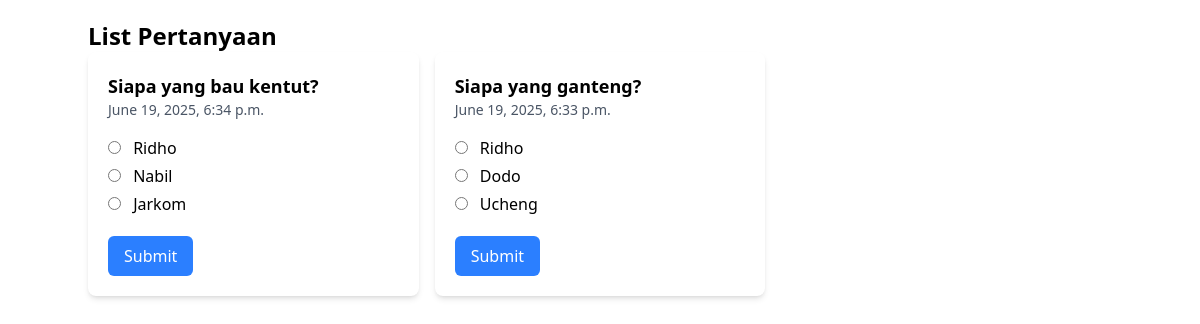
The page / on the database its author committed.
### siteapp/polls/models.py (models this page shows, shortened)
class Question(models.Model):
    question_text = models.CharField(max_length=200)
    pub_date = models.DateTimeField("date published")

class Choice(models.Model):
    question = models.ForeignKey(Question, on_delete=models.CASCADE)
    choice_text = models.CharField(max_length=200)
    votes = models.IntegerField(default=0)

### siteapp/polls/views.py (the view)
# urls.py: path("", views.html_index, name="index"),
def html_index(request):
    latest_question_list = Question.objects.order_by('-pub_date').prefetch_related('choice_set')[:5]
    context = { "latest_question_list": latest_question_list }
    return render(request, "polls/index.html", context)

### siteapp/polls/context_processors.py (called while the page is built)
def project_settings(request):
    all_settings = Settings.objects.all()
    settings_dict = {setting.nama: setting.nilai for setting in all_settings}
    return settings_dict

### siteapp/polls/templates/polls/index.html (shortened to what this page needs)
<!DOCTYPE html>
<html lang="en">
  <head>
    <script src="https://cdn.jsdelivr.net/npm/@tailwindcss/browser@4"></script>
  </head>
  <body>
    <div class="container mx-auto py-5">
      <h1 class="text-2xl font-bold">List Pertanyaan</h1>
      <div class="grid grid-cols-1 md:grid-cols-2 lg:grid-cols-3 gap-4">
        {% for question in latest_question_list %}
        <div class="bg-white rounded-lg shadow-md p-5">
          <h2 class="text-lg font-semibold">{{ question.question_text }}</h2>
          <p class="text-sm text-gray-600">{{ question.pub_date }}</p>
          <form
            action="{% url 'polls:vote' question.id %}"
            method="post"
            class="mt-4"
          >
            {% csrf_token %} {% for choice in question.choice_set.all %}
            <label
              for="choice-{{ choice.id }}"
              class="w-full block cursor-pointer my-1 has-[:checked]:font-bold has-[:checked]:text-blue-600"
            >
              <input
                type="radio"
                name="choice"
                value="{{ choice.id }}"
                id="choice-{{ choice.id }}"
                class="mr-2"
                required
              />
              {{ choice.choice_text }}
            </label>
            {% endfor %}
            <button
              type="submit"
              class="cursor-pointer mt-4 bg-blue-500 text-white px-4 py-2 rounded-md hover:bg-blue-600"
            >
              Submit
            </button>
          </form>
        </div>
        {% endfor %}
      </div>
    </div>
  </body>
</html>

### rows shown on the page
Question: question_text "Siapa yang bau kentut?", pub_date "June 19, 2025, 6:34 p.m."
Choice: choice_text "Ridho"
Choice: choice_text "Nabil"
Choice: choice_text "Jarkom"
Question: question_text "Siapa yang ganteng?", pub_date "June 19, 2025, 6:33 p.m."
Choice: choice_text "Ridho"
Choice: choice_text "Dodo"
Choice: choice_text "Ucheng"
